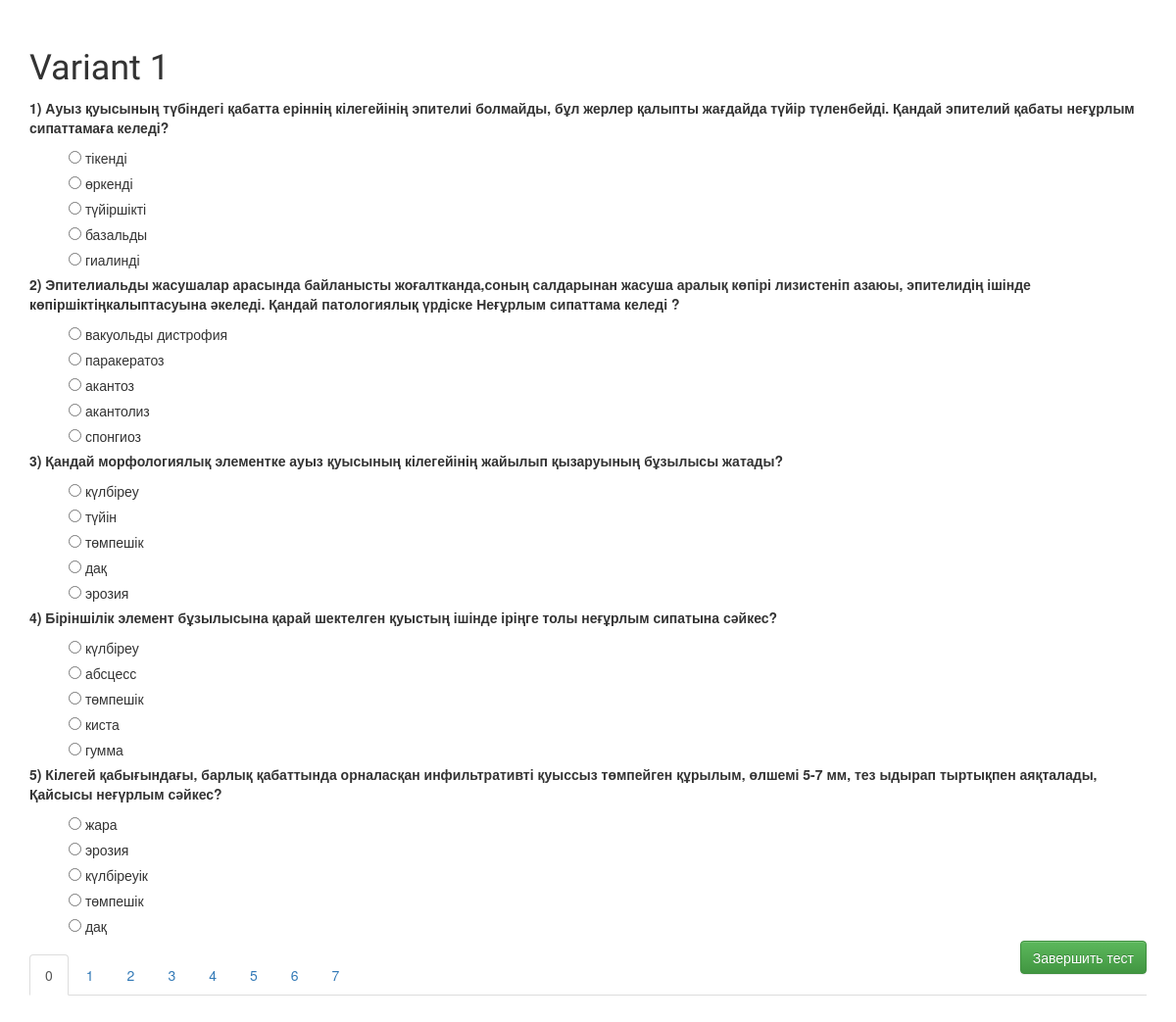
/variant/824/, run on the app's committed database.
### testapp/models.py (models this page shows, shortened)
class Variant(models.Model):
    name = models.CharField(max_length=140, default='Вариант')
    tasks = models.ManyToManyField(Task, blank=True)

class Task(models.Model):
    question = models.ForeignKey(Question, blank=True, null=True)
    options = models.ManyToManyField(Answer, blank=True, related_name='options')
    answer_count = models.IntegerField(default=0)

class Question(models.Model):
    text = models.TextField()

class Answer(models.Model):
    text = models.TextField()
    isAnswer = models.BooleanField(default=False)
    userAnswer = False

### testapp/views.py (the view)
# urls.py: url(r'^variant/(?P<pk>\d+)/$', views.variant_detail, name='variant_detail'),
def variant_detail(request, pk):
    variant = get_object_or_404(Variant, pk=pk)
    taskList = variant.tasks.all()
    return render(request, 'testapp/variant_detail.html',
                  {'variant': variant, 'tasks': taskList, })

### testapp/templates/testapp/variant_detail.html (shortened to what this page needs)
{% load staticfiles %}
<html lang="en">
<head>
    <link rel="stylesheet" href="//maxcdn.bootstrapcdn.com/bootstrap/3.2.0/css/bootstrap.min.css">
    <link rel="stylesheet" href="//maxcdn.bootstrapcdn.com/bootstrap/3.2.0/css/bootstrap-theme.min.css">
    <link rel="stylesheet" href="{% static 'css/blog.css' %}">
</head>
<body>
<h1>{{ variant.name }}</h1>
<form action="{% url 'result' %}" method="post">
    <div class="tab-content">
        {% for task in tasks %}
            {% if forloop.counter0|divisibleby:5 %}
                {% if forloop.counter0 != 0 %}
                    </div>
                {% else %}
                    <div role="tabpanel" class="tab-pane active" id="{% widthratio forloop.counter0 5 1 %}_panel">
                {% endif %}
            {% endif %}
            <p class="question">{{ forloop.counter }}) {{ task.question.text }}</p>
            {% for option in task.options.all %}
                <label>
                    {% if task.answer_count > 1 %}
                        <input type="checkbox" name="{{task.pk}}" class="my_check" value="{{ option.pk }}">
                    {% else %}
                        <input type="radio" name="{{task.pk}}" class="my_radio" value="{{ option.pk }}">
                    {% endif %}
                    {{ option.text }}
                </label>
                <br>
            {% endfor %}
        {% endfor %}
    </div>
    <input class="pull-right btn btn-success" type="submit" value="Завершить тест"/>
</form>
<div>
    <ul class="nav nav-tabs" role="tablist">
        {% with pageid=1 %}
        {% for task in tasks %}
        {% if forloop.counter0|divisibleby:5 %}
        {% if forloop.counter0 == 0 %}
        <li role="presentation" class="active"><a href="#{% widthratio forloop.counter0 5 1 %}_panel"
                                                  aria-controls="{% widthratio forloop.counter0 5 1 %}_panel" role="tab"
                                                  data-toggle="tab">{% widthratio forloop.counter0 5 1 %}</a></li>
        {% else %}
        <li role="presentation"><a href="#{% widthratio forloop.counter0 5 1 %}_panel"
                                   aria-controls="{% widthratio forloop.counter0 5 1 %}_panel" role="tab"
                                   data-toggle="tab">{% widthratio forloop.counter0 5 1 %}</a></li>
        {% endif %}
        {% endif %}
        {% endfor %}
        {% endwith %}
    </ul>
</div>
</body>
</html>

### testapp/static/css/blog.css (style rules this page uses)
body { padding: 30px 30px 30px 30px; }
h1, h2, h3, h4 { font-family: 'Lobster', cursive; }
.question { font-weight: bold; }
label { font-weight: normal; margin-left: 40px; }

### data on the page
Variant: name "Variant 1"
Task: question.text "Ауыз қуысының түбіндегі қабатта еріннің кілегейінің эпителиі болмайды, бұл жерлер қалыпты жағдайда түйір түленбейді. Қандай эпителий қабаты неғұрлым сипаттамаға келеді?", counter0 "0"
Answer: text "тікенді"
Answer: text "өркенді"
Answer: text "түйіршікті"
Answer: text "базальды"
Answer: text "гиалинді"
Task: question.text "Эпителиальды жасушалар арасында байланысты жоғалтканда,соның салдарынан жасуша аралық көпірі лизистеніп азаюы, эпителидің ішінде көпіршіктіңкалыптасуына әкеледі. Қандай патологиялық үрдіске Неғұрлым сипаттама келеді ?"
Answer: text "вакуольды дистрофия"
Answer: text "паракератоз"
Answer: text "акантоз"
Answer: text "акантолиз"
Answer: text "спонгиоз"
Task: question.text "Қандай морфологиялық элементке ауыз қуысының кілегейінің жайылып қызаруының бұзылысы жатады?"
Answer: text "күлбіреу"
Answer: text "түйін"
Answer: text "төмпешік"
Answer: text "дақ"
Answer: text "эрозия"
Task: question.text "Біріншілік элемент бұзылысына қарай шектелген қуыстың ішінде іріңге толы неғұрлым сипатына сәйкес?"
Answer: text "күлбіреу"
Answer: text "абсцесс"
Answer: text "төмпешік"
Answer: text "киста"
Answer: text "гумма"
Task: question.text "Кілегей қабығындағы, барлық қабаттында орналасқан инфильтративті қуыссыз төмпейген құрылым, өлшемі 5-7 мм, тез ыдырап тыртықпен аяқталады, Қайсысы неғүрлым сәйкес?"
Answer: text "жара"
Answer: text "эрозия"
Answer: text "күлбіреуік"
Answer: text "төмпешік"
Answer: text "дақ"
Task: counter0 "1"
Task: counter0 "2"
Task: counter0 "3"
Task: counter0 "4"
Task: counter0 "5"
Task: counter0 "6"
Task: counter0 "7"
